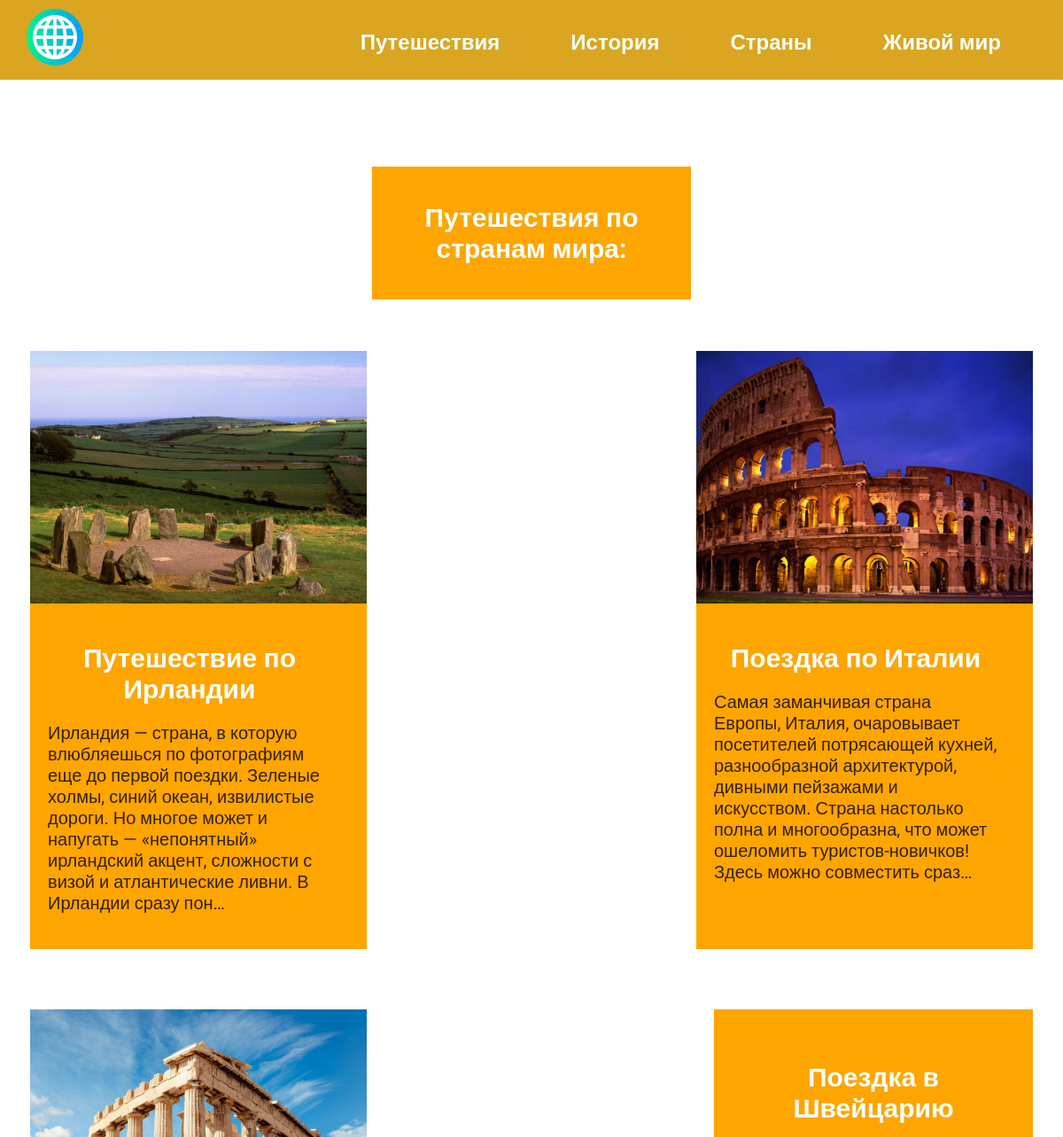
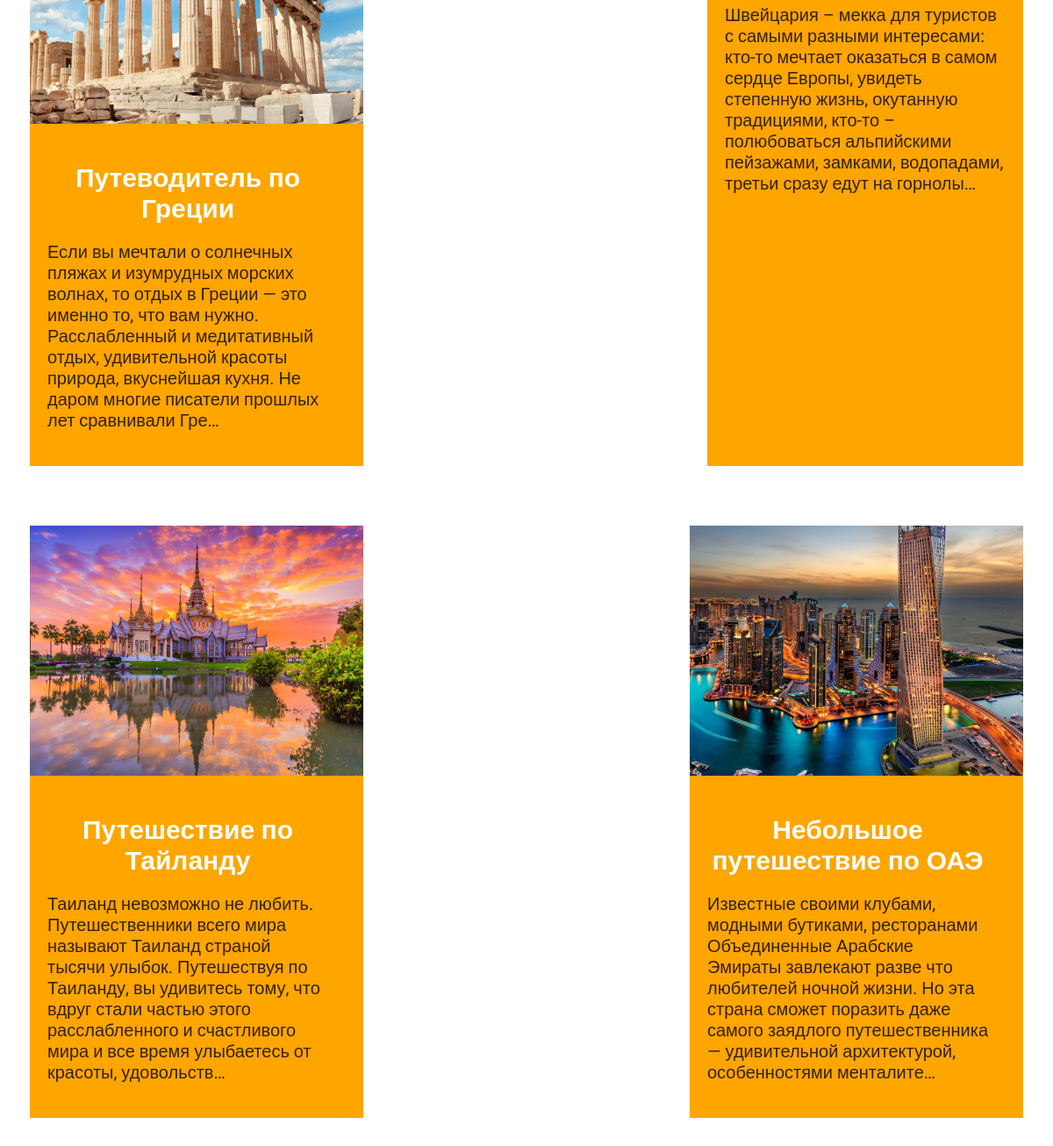
The page / on the database its author committed (2 pictures, top to bottom).
### travels/models.py (models this page shows, shortened)
class Travels(models.Model):
    title = models.CharField(max_length=100, verbose_name='Заголовок')
    description = models.TextField(null=True, blank=True, verbose_name='Статья')
    image = models.ImageField(upload_to='travels/images/', verbose_name='Картинка1')
    image2 = models.ImageField(upload_to='travels/images/', null=True, blank=True, verbose_name='Картинка2')
    image3 = models.ImageField(upload_to='travels/images/', null=True, blank=True, verbose_name='Картинка3')
    image4 = models.ImageField(upload_to='travels/images/', null=True, blank=True, verbose_name='Картинка4')
    image5 = models.ImageField(upload_to='travels/images/', null=True, blank=True, verbose_name='Картинка5')
    image6 = models.ImageField(upload_to='travels/images/', null=True, blank=True, verbose_name='Картинка6')
    class Meta:
        verbose_name = 'путешествие'
        verbose_name_plural = 'путешествия'

### travels/views.py (the view)
# urls.py: path('', include('travels.urls')),
def travels(request):
    travels = Travels.objects.all()
    return render(request, 'travels/travels.html', {'travels': travels})

### travels/templates/travels/travels.html (shortened to what this page needs)
{% extends 'travels/base.html' %}
{% block content %}
<div class="element_title">
    <div class="text">
        <h2 class="main_title">Путешествия по странам мира:</h2>
    </div>
</div>
<div class="block">
    {% for travel in travels %}
    <div class="element">
        <div><a href="{% url 'travel' travel.id %}"><img src="{{ travel.image.url }}" alt=""></a></div>
        <div class="text">
            <h2><a href="{% url 'travel' travel.id %}">{{ travel.title }}</a></h2>
            <p>{{ travel.description|striptags|truncatechars:250 }}</p>
        </div>
    </div>
    {% endfor %}
</div>
{% endblock %}

### travels/templates/travels/base.html (shortened to what this page needs)
<!DOCTYPE html>
{% load static %}
<html lang="en">
<head>
    <link rel="stylesheet" href="{% static 'css/style.css' %}">
</head>
<body>
{% include 'travels/navbar.html' %}
    <div class="content">
        <div class="wrap">
            {% block content %}
            {% endblock %}
        </div>
    </div>
</body>
</html>

### travels/templates/travels/navbar.html
 {% load static %}
  <header class="header">
    <div class="menu">
        <div class="wrap2">
            <div class="logo">
                <a href="{% url 'travels' %}"><img src="{% static 'travels/internet.png/' %}" alt="logo"></a>
            </div>
            <ul>
                <li class="header__menuItem"><a href="{% url 'travels' %}">Путешествия</a></li>
                <li class="header__menuItem"><a href="{% url 'discovery_history' %}">История</a></li>
                <li class="header__menuItem"><a href="countries.html">Страны</a></li>
                <li class="header__menuItem"><a href="{% url 'living_worlds' %}">Живой мир</a></li>
            </ul>
        </div>
    </div>
  </header>

### travels/static/css/style.css (style rules this page uses)
html { background-image: url(24269-priroda_ostrov_more_otdyih.jpg); background-repeat: no-repeat; background-position: center center; background-attachment: fixed; -webkit-background-size: cover; -moz-background-size: cover; -o-background-size: cover; background-size: cover; }
body { font-family: 'Roboto', sans-serif; padding: 0; margin: 0; }
.wrap { max-width: 1400px; margin: 0 auto; padding: 30px; box-sizing: border-box; }
.block { display: flex; flex-wrap: wrap; justify-content: space-between; margin-bottom: 60px; }
.element, .count { background-color: orange; border: 4px solid white; margin: 30px 0; }
.text { width: 360px; padding: 20px; box-sizing: border-box; }
.block img { max-width: 380px; }
.img + h2, .text h2 { text-align: center; margin: 20px 0; font-size: 30px; }
a { text-decoration: none; color: mintcream; }
.text p { font-size: 20px; text-align: initial; color: #000000cc; }
.menu { background: goldenrod; padding: 10px; border-bottom: 4px solid white; }
.menu .wrap2 { display: flex; flex-wrap: wrap; justify-content: space-between; align-items: center; }
.menu a { font-weight: bold; font-size: 24px; padding-left: 20px; }
.menu ul { display: flex; list-style: none; margin-right: 60px; }
.menu li { margin-left: 60px; padding-top: 6px; }
.content .wrap { display: flex; flex-direction: column; align-items: center; justify-content: center; margin-top: 40px; }
.main_title { color: mintcream; }
.element_title { background-color: orange; border: 4px solid white; margin: 20px 0; }

### rows shown on the page
Travels: image (picture), title "Путешествие по Ирландии", description "Ирландия — страна, в которую влюбляешься по фотографиям еще до первой поездки. Зеленые холмы, синий океан, извилистые дороги. Но многое может и напугать — «непонятный» ирландский акцент, сложности с визой и атлантические ливни. В Ирландии сразу пон…"
Travels: image (picture), title "Поездка по Италии", description "Самая заманчивая страна Европы, Италия, очаровывает посетителей потрясающей кухней, разнообразной архитектурой, дивными пейзажами и искусством. Страна настолько полна и многообразна, что может ошеломить туристов-новичков! Здесь можно совместить сраз…"
Travels: image (picture), title "Путеводитель по Греции", description "Если вы мечтали о солнечных пляжах и изумрудных морских волнах, то отдых в Греции — это именно то, что вам нужно. Расслабленный и медитативный отдых, удивительной красоты природа, вкуснейшая кухня. Не даром многие писатели прошлых лет сравнивали Гре…"
Travels: title "Поездка в Швейцарию", description "Швейцария – мекка для туристов с самыми разными интересами: кто-то мечтает оказаться в самом сердце Европы, увидеть степенную жизнь, окутанную традициями, кто-то – полюбоваться альпийскими пейзажами, замками, водопадами, третьи сразу едут на горнолы…"
Travels: image (picture), title "Путешествие по Тайланду", description "Таиланд невозможно не любить. Путешественники всего мира называют Таиланд страной тысячи улыбок. Путешествуя по Таиланду, вы удивитесь тому, что вдруг стали частью этого расслабленного и счастливого мира и все время улыбаетесь от красоты, удовольств…"
Travels: image (picture), title "Небольшое путешествие по ОАЭ", description "Известные своими клубами, модными бутиками, ресторанами Объединенные Арабские Эмираты завлекают разве что любителей ночной жизни. Но эта страна сможет поразить даже самого заядлого путешественника — удивительной архитектурой, особенностями менталите…"
